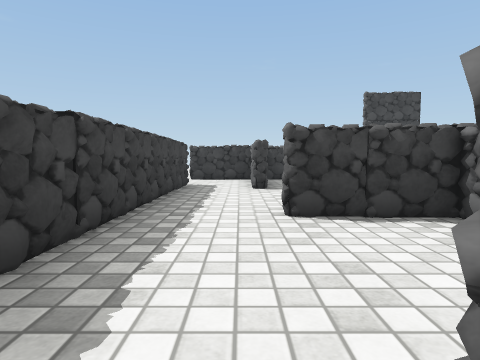
[1] (above)

18 first-person views from a walk through a scene from a Unity 3-D project. The camera is 0.64 m above the floor, tilts 4° down and sees 75° across. The floor is counted in squares, 1 m on a side. Each view is taken from the middle of a square. On the plan, view 1 faces up. The plan holds only what a view shows up to about 10 squares ahead; the rest is blank. The place goes on beyond the plan. The player is left out. Some surface patterns are stand-ins.

[2]
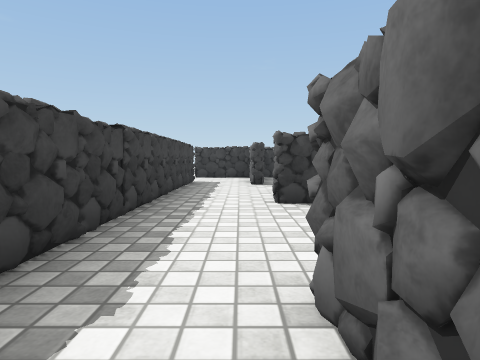

[3]
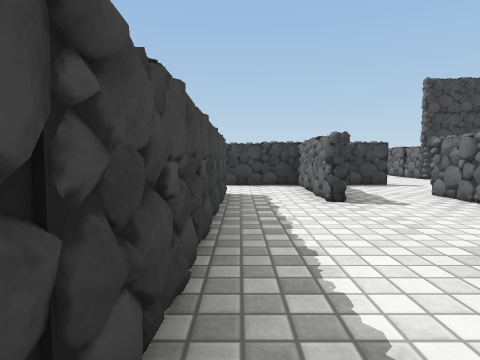

[4]
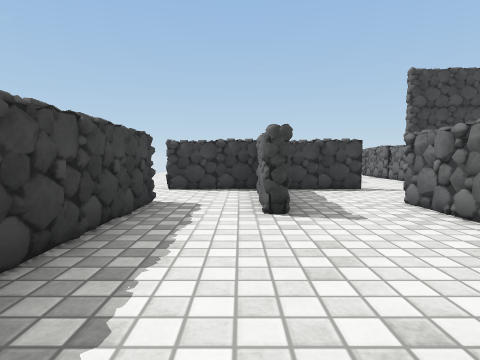

[5]
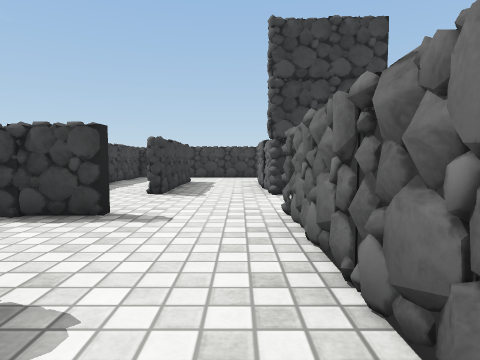

[6]
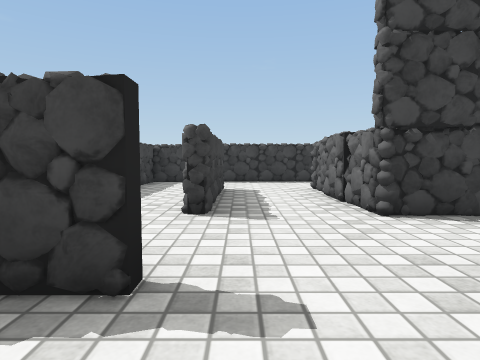

[7]
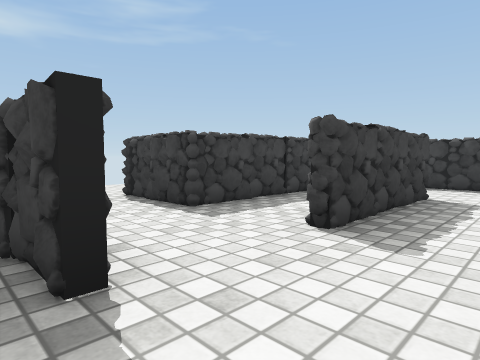

[8]
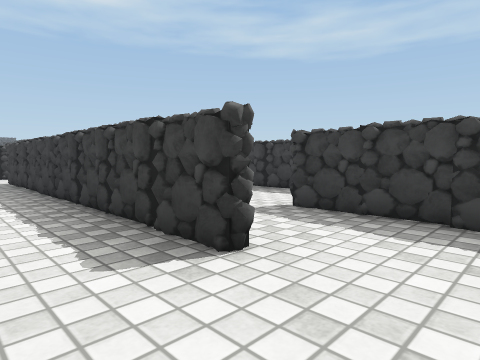

[9]
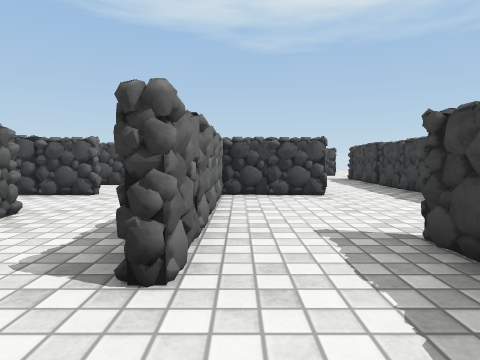

[10]
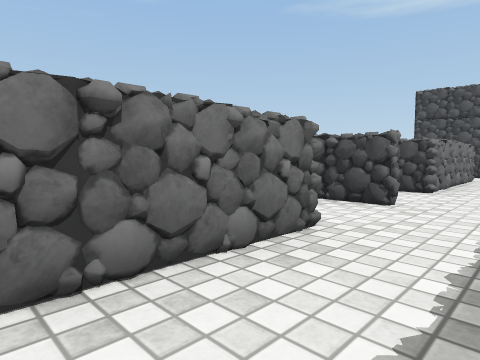

[11]
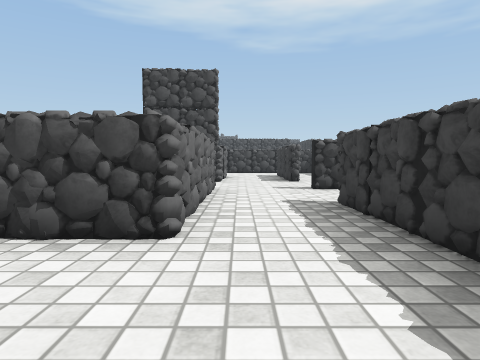

[12]
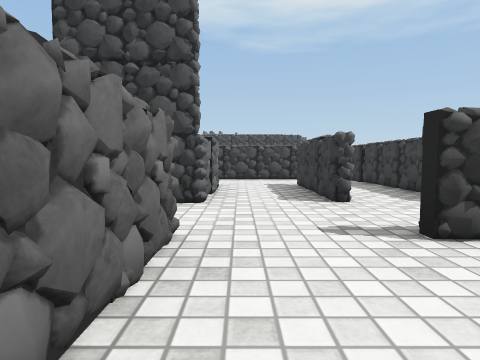

[13]
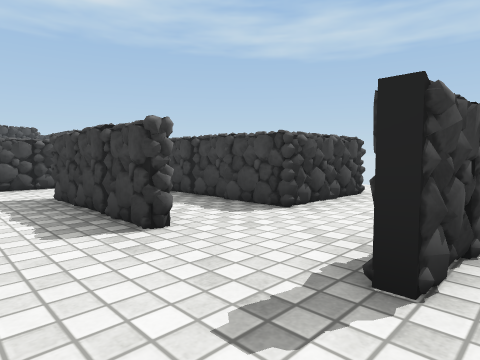

[14]
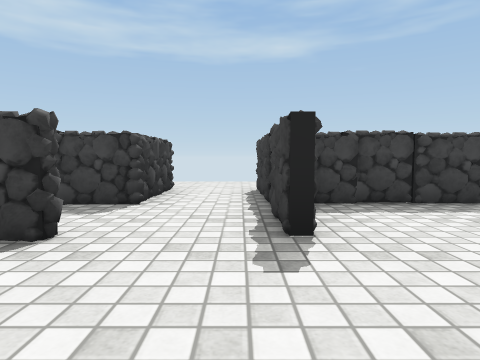

[15]
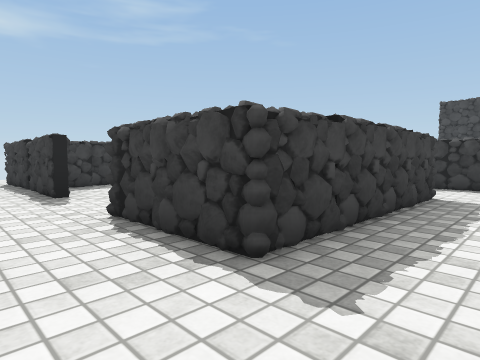

[16]
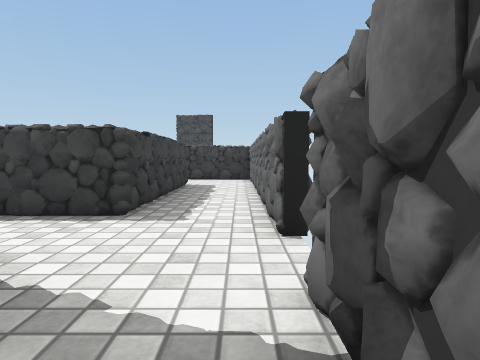

[17]
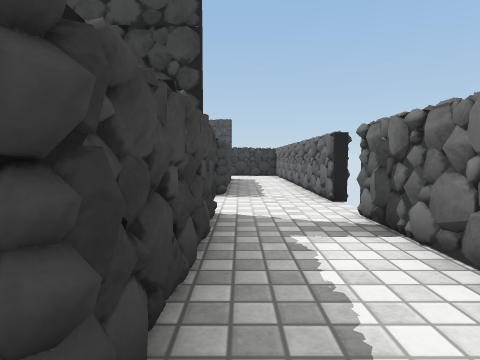

[18]
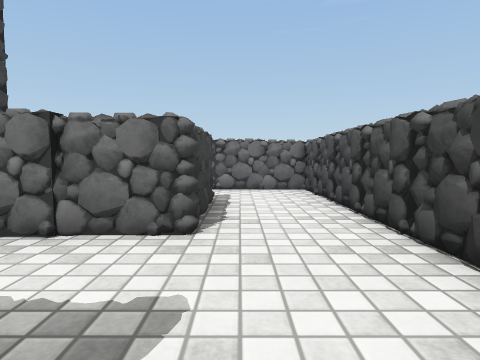

### Floor plan
Key: @ floor where view 1 was taken; # wall or solid block; . floor.
Columns run from 3 left of view 1 to 9 right of it. Each row starts with its distance up from view 1.
 17     #####
 16     #....
 15     #....
 14     #.#.#
 13     #.#.#
 12  .###.#.##
 11  .........
 10  .####...
  9  ...#...#
  8   ..#...#
  7  #..#.#.#
  6  #....#.#
  5  #....#..
  4  #..###.#####
  3  #....#.....#
  2  #....#.....#
  1  #....#.##..#
  0  #.@#.#.##..#
 -1   ..#...##..#
 -2   ####..##..#
 -3 ............#
 -4 ..###.......
 -5 ..#.#.#.##..#
 -6     #.#.##..#
 -7     #.#.##..#
 -8     #.......#
 -9     #########

Where each view was taken, in squares from view 1:
view 1: 0 up, 0 right, facing up
view 2: 1 down, 0 right, facing up
view 3: 2 up, 1 left, facing up
view 4: 3 up, 0 right, facing up
view 5: 6 up, 4 right, facing up
view 6: 8 up, 3 right, facing up
view 7: 9 up, 4 right, facing up-left
view 8: 9 up, 4 right, facing down-left
view 9: 9 up, 2 right, facing down
view 10: 8 up, 3 right, facing down-right
view 11: 4 up, 4 right, facing down
view 12: 0 up, 4 right, facing down
view 13: 2 down, 4 right, facing down-left
view 14: 3 down, 5 right, facing left
view 15: 4 down, 8 right, facing up-left
view 16: 6 down, 8 right, facing up
view 17: 8 down, 7 right, facing up
view 18: 8 down, 2 right, facing right
